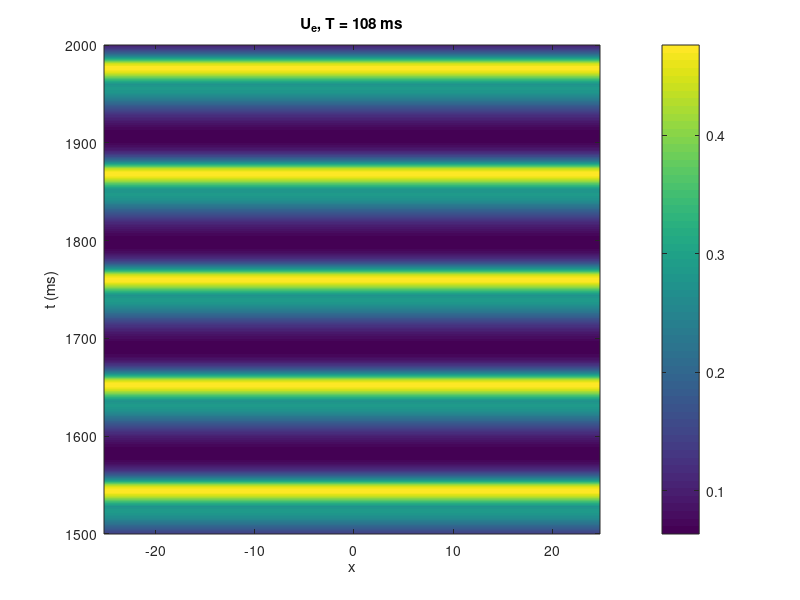
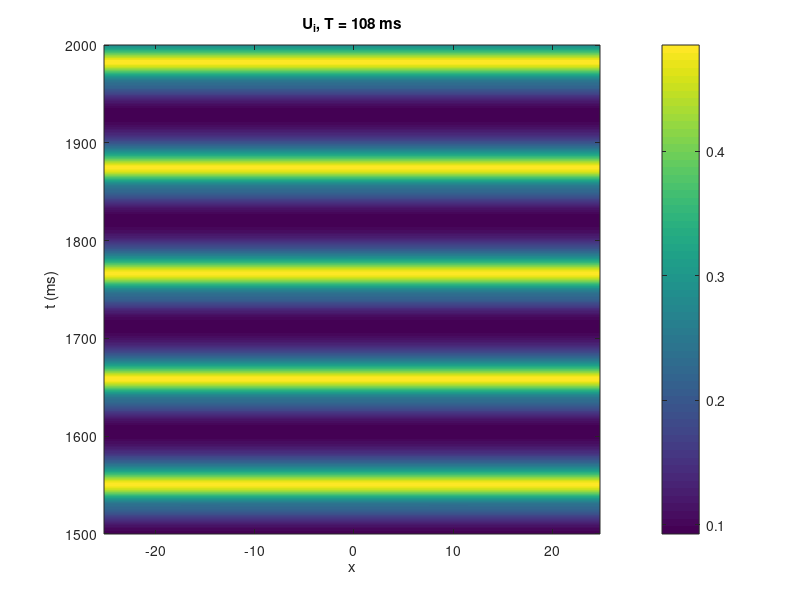

Recreate these plots in MATLAB, in order.
% modified wilson-cowan flicker phosphene model
clear; clc; 
rng(1);

% spatial initialization
Ldom = 50; % length of domain 
N = 128; % number of points
dx = Ldom/N; % spacing
x = (0:N-1)*dx - Ldom/2; % x vector, shift over so it is centered at zero

% time (ms)
dt = 0.1; % timestep spacing
tEnd = 2000; % final time
t = 0:dt:tEnd; % time vector
M = numel(t); % total number of time points

% inline functions
F = @(u) 1./(1+exp(-u)); % sigmoid F
Kern = @(x,s) exp(-x.^2/s^2)/(s*sqrt(pi)); % kernel
H = @(y) double(y>0); % step function

% parameters
tau_e=10; 
tau_i=20;
a_ee=10; 
a_ei=12; 
a_ie=8.5; 
a_ii=3;
th_e=2; % theta_e 
th_i=3.5; % theta_i
sig_e=2; 
sig_i=2.5*sig_e;
A=0.8; 
T=108; % forcing function period                  
g_e=A; 
g_i=0;                   

% kernels - same each time so only need to compute once
% use ifftshift to move the peak of the kernel from index N/(2+1) to index 1
% compute fft to transform function into vector
Ke_hat = fft(ifftshift(Kern(x,sig_e))); 
Ki_hat = fft(ifftshift(Kern(x,sig_i)));
% verify kernel normalization and zero-frequency response
sum(Kern(x,sig_e))*dx % ≈ 1: kernel normalized
real(Ke_hat(1))*dx  % ≈ 1: uniform fields pass through unchanged
max(abs(imag(Ke_hat)))  % ≈ 0: confirms correct centering
       

% initial condition: near-uniform plus small noise
Ue = 0.1 + 0.01*randn(1,N);
Ui = 0.1 + 0.01*randn(1,N);

% store Ue and Ui
hist_e = zeros(M,N);
hist_i = zeros(M,N);

% use fft to transform Ue and Ui
% shifted kernel real and even so fft is real
% apply real() to remove roundoff errors
% compute Ue and Ui using FW Euler
for k = 1:M
    S = H(sin(2*pi*t(k)/T) - 0.8);   % A is applied through g_e below
    KeUe = dx*real(ifft(fft(Ue).*Ke_hat)); 
    KiUi = dx*real(ifft(fft(Ui).*Ki_hat));
    Ue = Ue + dt/tau_e*(-Ue + F(a_ee*KeUe - a_ie*KiUi - th_e + g_e*S));
    Ui = Ui + dt/tau_i*(-Ui + F(a_ei*KeUe - a_ii*KiUi - th_i + g_i*S));
    hist_e(k,:) = Ue;
    hist_i(k,:) = Ui;
end

figure;
imagesc(x, t(t>=1500), hist_e(t>=1500,:)); axis xy; colorbar
xlabel('x'); ylabel('t (ms)'); title(sprintf('U_e, T = %g ms', T))

figure;
imagesc(x, t(t>=1500), hist_i(t>=1500,:)); axis xy; colorbar
xlabel('x'); ylabel('t (ms)'); title(sprintf('U_i, T = %g ms', T))
